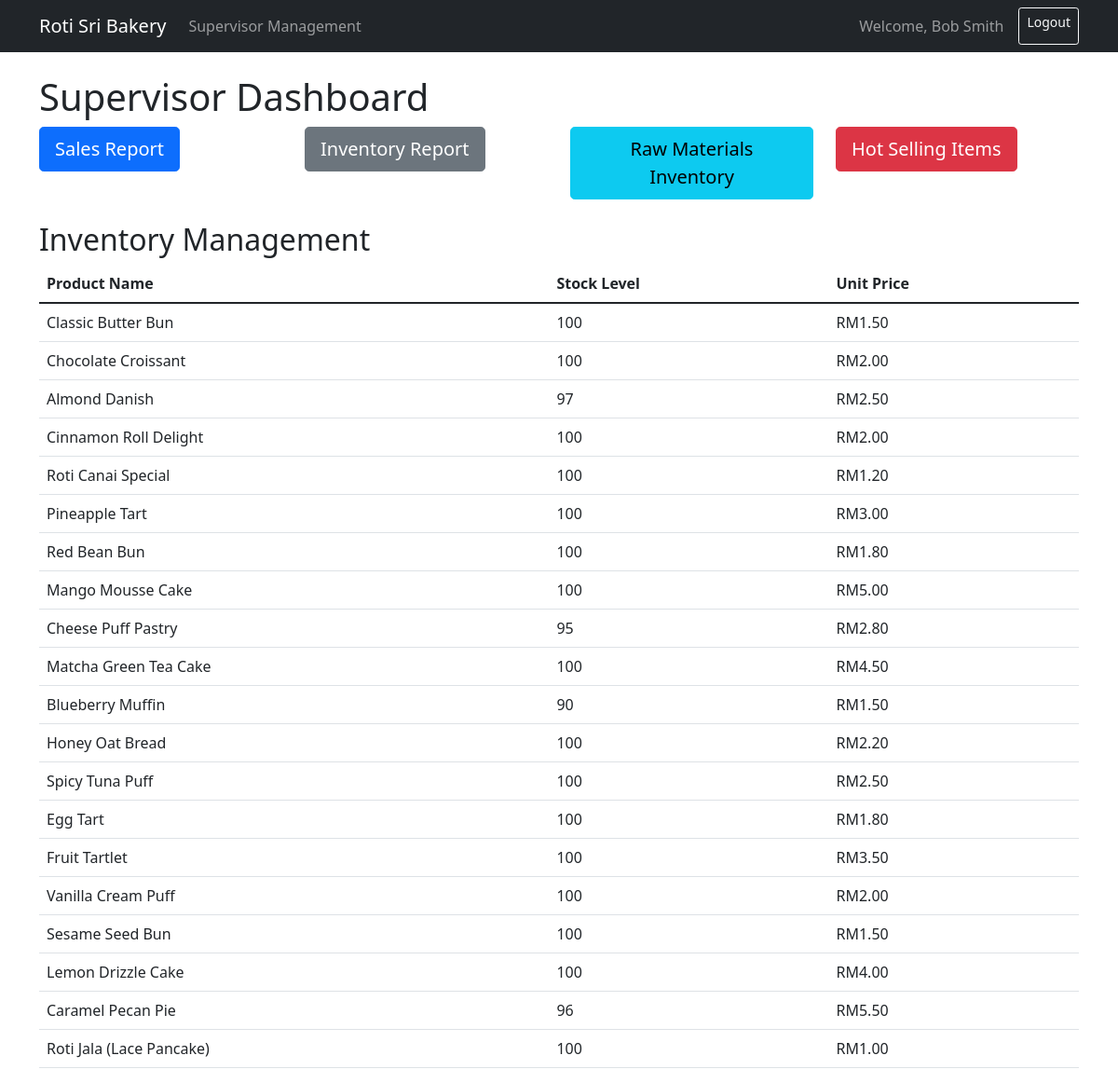
The page /supervisor_dashboard.php?view=inventory (signed in) on the database as committed earlier.
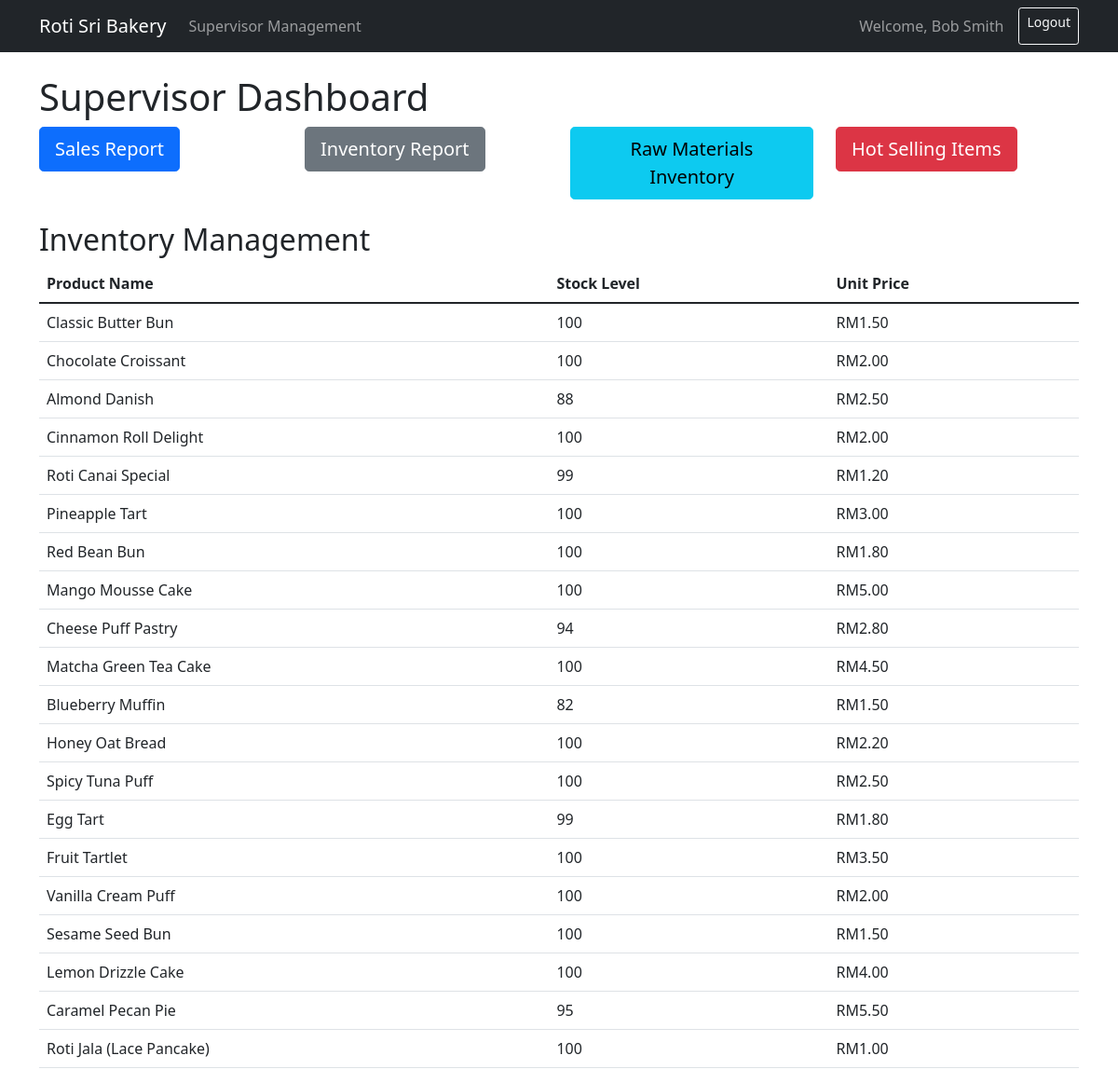
The same page on the database as committed later.
### tables this page shows
CREATE TABLE `inventory` (
  `id` int(11) NOT NULL,
  `product_name` varchar(200) NOT NULL,
  `description` text DEFAULT NULL,
  `category` varchar(50) NOT NULL,
  `unit_price` decimal(10,2) NOT NULL,
  `stock_level` int(11) NOT NULL,
  `reorder_point` int(11) NOT NULL,
  `status` enum('active','inactive') DEFAULT 'active',
  `created_at` timestamp NOT NULL DEFAULT current_timestamp(),
  `updated_at` timestamp NOT NULL DEFAULT current_timestamp() ON UPDATE current_timestamp()
);

### fetch_inventory.php (called while the page is built)
<?php
function fetch_inventory_data($conn) {
    $inventory_query = $conn->query("SELECT id, product_name, stock_level, unit_price FROM inventory WHERE status = 'active'");
    return $inventory_query->fetch_all(MYSQLI_ASSOC);
}
?>

### supervisor_dashboard.php (the view, shortened to what the changed rows need)
<?php
require_once 'db_connection.php';
require_once 'fetch_sales.php';
require_once 'fetch_inventory.php';
$start_date = isset($_POST['start_date']) ? $_POST['start_date'] : date('Y-m-d', strtotime('-1 month'));
$end_date = isset($_POST['end_date']) ? $_POST['end_date'] : date('Y-m-d');
$sales_type = isset($_POST['sales_type']) ? $_POST['sales_type'] : 'all';
list($daily_sales, $weekly_sales, $monthly_sales) = fetch_sales_data($conn, $start_date, $end_date, $sales_type);
$inventory_data = fetch_inventory_data($conn);
?>
<!DOCTYPE html>
<html>
<head>
    <link href="https://cdn.jsdelivr.net/npm/bootstrap@5.1.3/dist/css/bootstrap.min.css" rel="stylesheet">
</head>
<body>
    <div class="container mt-4">
        <h1>Supervisor Dashboard</h1>
        <?php
        $view = isset($_GET['view']) ? $_GET['view'] : 'sales';
        if ($view === 'sales') {
        ?>
            <h2>Sales Reports</h2>
            <form method="POST" class="mb-4">
                <div class="row">
                    <div class="col-md-4">
                        <label for="start_date" class="form-label">Start Date</label>
                        <input type="date" class="form-control" name="start_date" value="<?php echo htmlspecialchars($start_date); ?>" required>
                    </div>
                    <div class="col-md-4">
                        <label for="end_date" class="form-label">End Date</label>
                        <input type="date" class="form-control" name="end_date" value="<?php echo htmlspecialchars($end_date); ?>" required>
                    </div>
                    <div class="col-md-4">
                        <label for="sales_type" class="form-label">Sales Type</label>
                        <select class="form-select" name="sales_type">
                            <option value="all" <?php echo $sales_type === 'all' ? 'selected' : ''; ?>>All</option>
                            <option value="online" <?php echo $sales_type === 'online' ? 'selected' : ''; ?>>Online</option>
                            <option value="in-store" <?php echo $sales_type === 'in-store' ? 'selected' : ''; ?>>In-Store</option>
                        </select>
                    </div>
                </div>
                <button type="submit" class="btn btn-primary mt-3">Filter</button>
            </form>
            <?php if (empty($daily_sales) && empty($weekly_sales) && empty($monthly_sales)): ?>
                <div class="alert alert-warning" role="alert">
                    No sales data found for the selected date range.
                </div>
            <?php else: ?>
                <h3>Daily Sales</h3>
                <table class="table">
                    <thead>
                        <tr>
                            <th>Date</th>
                            <th>Total Revenue</th>
                        </tr>
                    </thead>
                    <tbody>
                        <?php foreach ($daily_sales as $sale): ?>
                            <tr>
                                <td><?php echo htmlspecialchars($sale['sale_date']); ?></td>
                                <td>RM<?php echo number_format($sale['total_revenue'], 2); ?></td>
                            </tr>
                        <?php endforeach; ?>
                    </tbody>
                </table>
                <h3>Weekly Sales</h3>
                <table class="table">
                    <thead>
                        <tr>
                            <th>Week</th>
                            <th>Total Revenue</th>
                        </tr>
                    </thead>
                    <tbody>
                        <?php foreach ($weekly_sales as $sale): ?>
                            <tr>
                                <td><?php echo htmlspecialchars($sale['sale_week']); ?></td>
                                <td>RM<?php echo number_format($sale['total_revenue'], 2); ?></td>
                            </tr>
                        <?php endforeach; ?>
                    </tbody>
                </table>
                <h3>Monthly Sales</h3>
                <table class="table">
                    <thead>
                        <tr>
                            <th>Month</th>
                            <th>Total Revenue</th>
                        </tr>
                    </thead>
                    <tbody>
                        <?php foreach ($monthly_sales as $sale): ?>
                            <tr>
                                <td><?php echo htmlspecialchars($sale['sale_month']); ?></td>
                                <td>RM<?php echo number_format($sale['total_revenue'], 2); ?></td>
                            </tr>
                        <?php endforeach; ?>
                    </tbody>
                </table>
            <?php endif; ?>
        <?php
        } elseif ($view === 'inventory') {
        ?>
            <h2>Inventory Management</h2>
            <table class="table">
                <thead>
                    <tr>
                        <th>Product Name</th>
                        <th>Stock Level</th>
                        <th>Unit Price</th>
                    </tr>
                </thead>
                <tbody>
                    <?php foreach ($inventory_data as $item): ?>
                        <tr>
                            <td><?php echo htmlspecialchars($item['product_name']); ?></td>
                            <td><?php echo htmlspecialchars($item['stock_level']); ?></td>
                            <td>RM<?php echo number_format($item['unit_price'], 2); ?></td>
                        </tr>
                    <?php endforeach; ?>
                </tbody>
            </table>
        <?php
        }
        ?>
    </div>
</body>
</html>

Rows that differ between the two databases and show on the page:
changed inventory "Almond Danish": stock_level "97" → "88"
changed inventory "Roti Canai Special": stock_level "100" → "99"
changed inventory "Cheese Puff Pastry": stock_level "95" → "94"
changed inventory "Blueberry Muffin": stock_level "90" → "82"
changed inventory "Egg Tart": stock_level "100" → "99"
changed inventory "Caramel Pecan Pie": stock_level "96" → "95"
